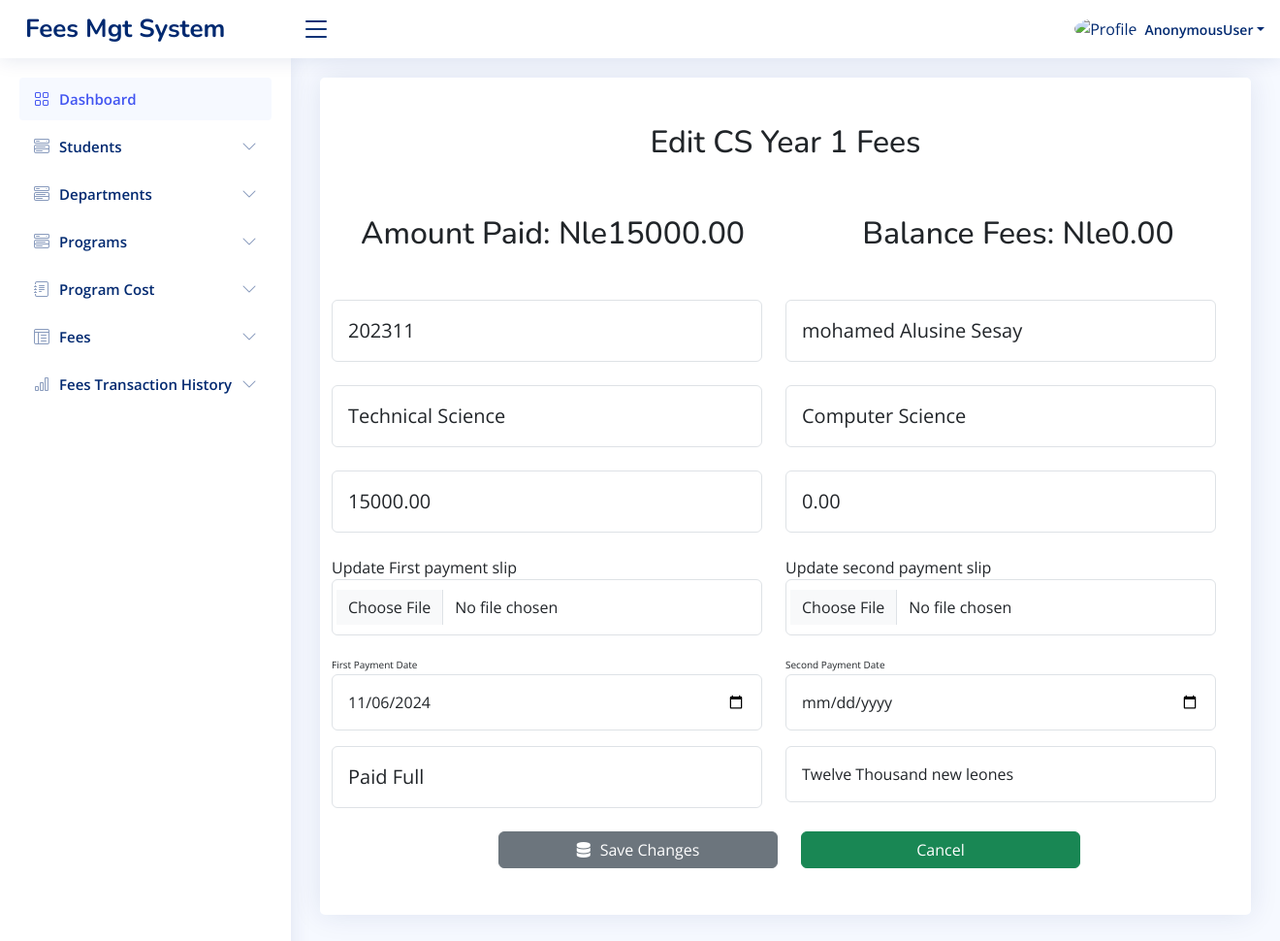
The app's page /cs_fees1/15/ with its own data.
### app/models.py (models this page shows, shortened)
class CS_Fees1(models.Model):
    student_name = models.CharField(max_length=100)
    id_number = models.CharField(max_length=20)
    program = models.ForeignKey(Programs, on_delete=models.CASCADE)
    program_details = models.ForeignKey(Programs, on_delete=models.CASCADE, related_name='program_details_payments', null=True, blank=True)
    department = models.ForeignKey(Department, on_delete=models.CASCADE)
    sum_of = models.CharField(max_length=200)
    paid_for = models.CharField(max_length=200, default='Tuition Fees')
    check_no = models.BigIntegerField(null=True, blank=True)
    receipt_no = models.CharField(max_length=20, unique=True, blank=True)
    amount_paid = models.DecimalField(max_digits=10, decimal_places=2)
    level = models.CharField(max_length=20, choices=LEVEL1)
    payment_date = models.DateField(null=True)
    second_payment_date = models.DateField(null=True, blank=True)
    cost_of_program = models.ForeignKey(CS_Cost1, on_delete=models.CASCADE, related_name='cost_of_program_payments')
    paid_fees = models.DecimalField(max_digits=10, decimal_places=2, default=0.00)
    payment_slip = models.FileField(upload_to='payment_slips/', blank=True, null=True)
    second_payment_slip = models.FileField(upload_to='payment_slips/', blank=True, null=True)
    payment_status = models.CharField(max_length=20, choices=[
        ('Paid Full', 'Paid Full'),
        ('Incomplete Fees', 'Incomplete Fees'),
    ])
    def balance(self):
        return Decimal(self.cost_of_program.program_fees) - self.paid_fees

class CS_Cost1(models.Model):
    program_name = models.CharField(max_length=255, null=True)
    program_duration = models.CharField(max_length=255)
    program_fees = models.DecimalField(max_digits=10, decimal_places=2)
    department = models.ForeignKey(Department, on_delete=models.CASCADE)
    all_program = models.ForeignKey(Programs, on_delete=models.CASCADE)

class Department(models.Model):
    department_name = models.CharField(max_length=100)

### app/views.py (the view, shortened to what this page needs)
# urls.py: path('cs_fees1/<int:fee_id>/', views.edit_cs_fees1, name='edit_cs_fees1'),
def edit_cs_fees1(request, fee_id):
    fees_entry = get_object_or_404(CS_Fees1, id=fee_id)
    cs_cost1 = CS_Cost1.objects.all()
    departments = Department.objects.all()
    all_programs = Programs.objects.all()
    return render(request, 'edit_cs_fees1.html', {
        'fees_entry': fees_entry,
        'cs_cost1': cs_cost1,
        'departments': departments,
        'all_programs': all_programs,
    })

### templates/edit_cs_fees1.html (shortened to what this page needs)
{% load static %}
<!DOCTYPE html>
<html lang="en">
<head>
    <link href="{% static 'vendor1/bootstrap/css/bootstrap.min.css' %}" rel="stylesheet">
    <link href="{% static 'vendor1/bootstrap-icons/bootstrap-icons.css' %}" rel="stylesheet">
    <link href="{% static 'vendor1/boxicons/css/boxicons.min.css' %}" rel="stylesheet">
    <link href="{% static 'vendor1/quill/quill.snow.css' %}" rel="stylesheet">
    <link href="{% static 'vendor1/quill/quill.bubble.css' %}" rel="stylesheet">
    <link href="{% static 'vendor1/remixicon/remixicon.css' %}" rel="stylesheet">
    <link href="{% static 'vendor1/simple-datatables/style.css' %}" rel="stylesheet">
    <link rel="stylesheet" href="https://cdnjs.cloudflare.com/ajax/libs/font-awesome/6.6.0/css/all.min.css" />
    <link href="{% static 'css1/style.css' %}" rel="stylesheet">
  </head>
<body>
 <header id="header" class="header fixed-top d-flex align-items-center">
  <div class="d-flex align-items-center justify-content-between">
    <a href="{% url 'main_home' %}" class="logo d-flex align-items-center">
      <span class="d-none d-lg-block">Fees Mgt System</span>
    </a>
    <i class="bi bi-list toggle-sidebar-btn"></i>
  </div>
  <nav class="header-nav ms-auto">
    <ul class="d-flex align-items-center">
      <li class="nav-item dropdown pe-3">
        <a class="nav-link nav-profile d-flex align-items-center pe-0" href="#" data-bs-toggle="dropdown">
          <img src="{% static 'img1/cusl.png' %}" alt="Profile" class="rounded-circle">
          <span class="d-none d-md-block dropdown-toggle ps-2">{{user}}</span>
        </a>
      </li>
    </ul>
  </nav>
</header>
  <aside id="sidebar" class="sidebar">
    <ul class="sidebar-nav" id="sidebar-nav">
      <li class="nav-item">
        <a class="nav-link " href="{% url 'main_home' %}">
          <i class="bi bi-grid"></i>
          <span>Dashboard</span>
        </a>
      </li>
      <li class="nav-item">
        <a class="nav-link collapsed" data-bs-target="#components-nav" data-bs-toggle="collapse" href="#">
          <i class="bi bi-menu-button-wide"></i><span>Students</span><i class="bi bi-chevron-down ms-auto"></i>
        </a>
      </li>
      <li class="nav-item">
        <a class="nav-link collapsed" data-bs-target="#components-nav2" data-bs-toggle="collapse" href="#">
          <i class="bi bi-menu-button-wide"></i><span>Departments</span><i class="bi bi-chevron-down ms-auto"></i>
        </a>
      </li>
      <li class="nav-item">
        <a class="nav-link collapsed" data-bs-target="#components-nav1" data-bs-toggle="collapse" href="#">
          <i class="bi bi-menu-button-wide"></i><span>Programs</span><i class="bi bi-chevron-down ms-auto"></i>
        </a>
      </li>
      <li class="nav-item">
        <a class="nav-link collapsed" data-bs-target="#forms-nav" data-bs-toggle="collapse" href="#">
          <i class="bi bi-journal-text"></i><span>Program Cost</span><i class="bi bi-chevron-down ms-auto"></i>
        </a>
      </li>
      <li class="nav-item">
        <a class="nav-link collapsed" data-bs-target="#tables-nav" data-bs-toggle="collapse" href="#">
          <i class="bi bi-layout-text-window-reverse"></i><span>Fees</span><i class="bi bi-chevron-down ms-auto"></i>
        </a>
      </li>
      <li class="nav-item">
        <a class="nav-link collapsed" data-bs-target="#charts-nav" data-bs-toggle="collapse" href="#">
          <i class="bi bi-bar-chart"></i><span>Fees Transaction History</span><i class="bi bi-chevron-down ms-auto"></i>
        </a>
      </li>
    </ul>
  </aside>
  <main id="main" class="main">
    <section class="section">
      <div class="row">
        <div class="col-lg-12">
          <div class="card">
            <h2 class="text-center mt-5 mb-5">Edit CS Year 1 Fees</h2>
            <div class="container">
              <div class="row">
                <div class="col-md-6">
                  <h2 class="text-center mt-2 mb-5">Amount Paid: Nle{{ fees_entry.paid_fees }} </h2>
                </div>
                <div class="col-md-6">
                  <h2 class="text-center mt-2 mb-5">Balance Fees: Nle{{ fees_entry.balance }} </h2>
                </div>
              </div>
            </div>
        <div class="container">
          <div class="row">
            <form method="post" enctype="multipart/form-data">
              <div class="row">
                <div class="row">
                  <div class="col-md-6">
                    <input style="font-size: 20px;" type="number" name="id_number" value="{{ fees_entry.id_number }}" class="form-control shadow-none p-3">
                  </div>
                  <div class="col-md-6">
                    <input style="font-size: 20px;" type="text" name="student_name" value="{{ fees_entry.student_name }}" class="form-control shadow-none p-3">
                  </div>
                </div>
                <div class="row mt-4">
                  <div class="col-md-6">
                    <select name="department" class="form-control shadow-none p-3" style="font-size: 20px;">
                      {% for department in departments %}
                      <option value="{{ department.id }}" {% if fees_entry.department.id == department.id %}selected{% endif %}>
                        {{ department.department_name }}
                      </option>
                      {% endfor %}
                  </select>
                  </div>
                  <div class="col-md-6">
                    <select name="program" class="form-control shadow-none p-3" style="font-size: 20px;">
                      {% for program in all_programs %}
                      <option value="{{ program.id }}" {% if student.program == program %}selected{% endif %}>
                          {{ program.program_name }}
                      </option>
                      {% endfor %}
                  </select>
                  </div>
                </div>
                <div class="row mt-4">
                  <div class="col-md-6">
                    <select name="cost_of_program" class="form-control shadow-none p-3" style="font-size: 20px;">
                      {% for fee1 in cs_cost1 %}
                      <option value="{{ fee1.id }}" {% if student.program == program %}selected{% endif %}>
                          {{ fee1.program_fees }}
                      </option>
                      {% endfor %}
                  </select>
                  </div>
                  <div class="col-md-6">
                    <input style="font-size: 20px;" type="number" name="amount_paid" value="{{ fees_entry.balance }}" class="form-control shadow-none p-3">
                  </div>
                </div>
                <div class="row mt-4">
                  <div class="col-md-6">
                    <label for="file">Update First payment slip</label>
                    <input type="file" name="payment_slip" class="form-control shadow-none p-3">
                  </div>
                  <div class="col-md-6">
                    <label for="file">Update second payment slip</label>
                    <input type="file" name="second_payment_slip" class="form-control shadow-none p-3">
                  </div>
                </div>
                <div class="row mt-3">
                  <div class="col-md-6">
                    <small style="font-size: 10px;">First Payment Date</small>
                    <input type="date" id="payment_date" class="form-control shadow-none p-3" value="{{ fees_entry.payment_date|date:'Y-m-d' }}" name="payment_date">
                </div>
                  <div class="col-md-6">
                      <small style="font-size: 10px;">Second Payment Date</small>
                      <input type="date" id="second_payment_date" class="form-control shadow-none p-3" name="second_payment_date">
                  </div>
              </div>
                <div class="row mt-3">
                  <div class="col-md-6">
                    <select class="form-control shadow-none p-3" name="payment_status"  style="font-size: 20px;" required>
                        <option value="Paid Full" {% if fees_entry.payment_status == 'Paid Full' %}selected{% endif %}>Paid Full</option>
                  </select>
                </div>
                <div class="col-md-6">
                  <input type="text" class="form-control shadow-none p-3" name="sum_of" value="{{ fees_entry.sum_of }}" placeholder="Amount of fees Paid in words" required>
                </div>
                </div>
                <div class="row mb-5 mt-3 offset-md-2">
                  <div class="col-md-4">
                    <button class="btn btn-secondary w-100 mt-2" type="submit"><i class="fas fa-database" style="margin-right: 10px;"></i>Save Changes</button>
                  </div>
                  <div class="col-md-4">
                    <a href="{% url 'cs_fees1' %}"  class="btn btn-success w-100 mt-2">Cancel</a>
                  </div>
                </div>
              </div>
          </form>
        </div>
        </div>
            </div>
          </div>
        </div>
    </section>
</body>
</html>

### static/css1/style.css (style rules this page uses)
:root { scroll-behavior: smooth; }
body { font-family: "Open Sans", sans-serif; background: #f6f9ff; color: #444444; }
a { color: #4154f1; text-decoration: none; }
h1, h2, h3, h4, h5, h6 { font-family: "Nunito", sans-serif; }
#main { margin-top: 60px; padding: 20px 30px; transition: all 0.3s; }
.card { margin-bottom: 30px; border: none; border-radius: 5px; box-shadow: 0px 0 30px rgba(1, 41, 112, 0.1); }
.logo { line-height: 1; }
@media (min-width: 1200px) { .logo { width: 280px; } }
.logo span { font-size: 26px; font-weight: 700; color: #012970; font-family: "Nunito", sans-serif; }
.header { transition: all 0.5s; z-index: 997; height: 60px; box-shadow: 0px 2px 20px rgba(1, 41, 112, 0.1); background-color: #fff; padding-left: 20px; }
.header .toggle-sidebar-btn { font-size: 32px; padding-left: 10px; cursor: pointer; color: #012970; }
.header-nav ul { list-style: none; }
.header-nav>ul { margin: 0; padding: 0; }
.header-nav .nav-profile { color: #012970; }
.header-nav .nav-profile img { max-height: 36px; }
.header-nav .nav-profile span { font-size: 14px; font-weight: 600; }
.sidebar { position: fixed; top: 60px; left: 0; bottom: 0; width: 300px; z-index: 996; transition: all 0.3s; padding: 20px; overflow-y: auto; scrollbar-width: thin; scrollbar-color: #aab7cf transparent; box-shadow: 0px 0px 20px rgba(1, 41, 112, 0.1); background-color: #fff; }
@media (min-width: 1200px) { #main, #footer { margin-left: 300px; } }
.sidebar-nav { padding: 0; margin: 0; list-style: none; }
.sidebar-nav li { padding: 0; margin: 0; list-style: none; }
.sidebar-nav .nav-item { margin-bottom: 5px; }
.sidebar-nav .nav-link { display: flex; align-items: center; font-size: 15px; font-weight: 600; color: #4154f1; transition: 0.3; background: #f6f9ff; padding: 10px 15px; border-radius: 4px; }
.sidebar-nav .nav-link i { font-size: 16px; margin-right: 10px; color: #4154f1; }
.sidebar-nav .nav-link.collapsed { color: #012970; background: #fff; }
.sidebar-nav .nav-link.collapsed i { color: #899bbd; }
.sidebar-nav .nav-link .bi-chevron-down { margin-right: 0; transition: transform 0.2s ease-in-out; }

### records on screen
CS_Fees1: paid_fees "15000.00", balance "0.00", id_number "202311", student_name "mohamed Alusine Sesay", department "Technical Science", amount_paid "0.00", payment_date "11/06/2024", payment_status "Paid Full", sum_of "Twelve Thousand new leones"

### other values on screen
{{ user }} "AnonymousUser"
form field program "Computer Science"
form field cost_of_program "15000.00"
